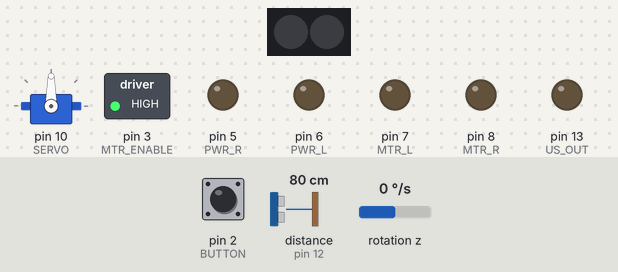
Bench run of a sketch on a simulated Arduino Uno, built with avr-gcc and run on an emulated ATmega328P. Shown: servo, 2 RGB LEDs in strip order, left to right, switched loads named in the sketch (green lamp = pin HIGH), output pins drawn as LEDs (lit = HIGH). Wiring (inferred from the names in the program): MPU-6050 motion sensor at I2C address 0x68. The test bench sets the inputs (shaded band); at power-on: pin 2 (BUTTON) HIGH, distance to the obstacle (sensor on pin 12) 80 cm, rotation z 0 °/s. The echo pulse lasts 58.3 µs per cm; random numbers use the default seed unless the sketch sets one. At 13.5 s the program stops and its outputs stay as they are.

Above: at 0.8 s.
0.9 s: pin 2 (BUTTON) pulled LOW for 0.15 s
At 3.7 s:
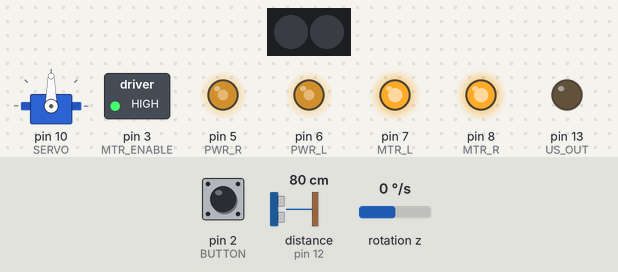
4.0 s: distance to the obstacle (sensor on pin 12) set to 22 cm
5.5 s: distance to the obstacle (sensor on pin 12) set to 19 cm
At 5.6 s:
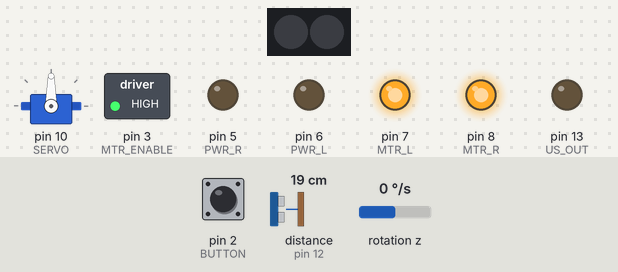
At 6.2 s:
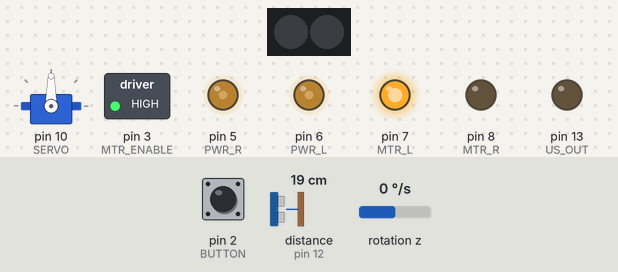
7.2 s: rotation z set to -49 °/s
10.2 s: rotation z set to -54 °/s
Timing chart, 0 to 15.0 s (numbered marks = the images above; inputs shaded):
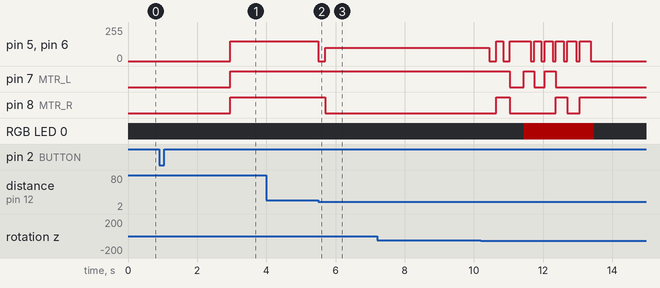

Measured:
- the behaviour switches between 21 and 20 cm on distance to the obstacle (sensor on pin 12) (found by bisection; images 1 and 2)
- after the input at 0.9 s, pin 5 (PWR_R), pin 6 (PWR_L): 0/255 → 150/255 after 2.1 s; pin 7 (MTR_L), pin 8 (MTR_R): LOW → HIGH after 2.1 s
- after the input at 4.0 s, every drawn part: stays the same
- after the input at 5.5 s, pin 5 (PWR_R), pin 6 (PWR_L): 150/255 → 0/255 at once, → 100/255 0.20 s later; pin 8 (MTR_R): HIGH → LOW after 0.20 s
- after the input at 7.2 s, every drawn part: stays the same

The sketch:

sketch_feb4a.ino
```cpp
#include <Wire.h>
#include <FastLED.h>
#include <Servo.h>

// ====== PIN CONSTANT VALUES ======

#define NUM_LEDS 2            // Number of LEDs on your board
#define PIN_RBGLED 4          // LED Pin
#define PWR_R 5               // Right Motor Power
#define PWR_L 6               // Left Motor Power
#define MTR_R 8               // Right Motor Control
#define MTR_L 7               // Left Motor Control
#define SERVO 10              // Servo Motor
#define MTR_ENABLE 3          // Motor Enable Pin
#define US_OUT 13             // Ultrasonic Sensor Input
#define US_IN 12              // Ultrasonic Sensor Output
#define LINE_L A2             // Left Line Tracker
#define LINE_C A1             // Center Line Tracker
#define LINE_R A0             // Right Line Tracker
#define BUTTON 2              // Push Button
#define GYRO 0x68             // Gyro Sensor Address

// ====== PROGRAM CONSTANTS ======
#define SPEED_NORMAL 150
#define SPEED_TURN 100
#define LINE_THRESHOLD 900

// ====== PROGRAM VARIABLES ======
int16_t gyroZ;                // Raw gyro Z-axis reading
float gyroZOffset = 0;        // Calibration offset
float currentAngle = 0;       // Current angle in degrees
unsigned long lastTime = 0;   // Last read time
CRGB leds[NUM_LEDS];          // Current LED Color values
Servo scanServo;              // Servo


void setup() {

  // setup LED
  FastLED.addLeds<NEOPIXEL, PIN_RBGLED>(leds, NUM_LEDS);
  FastLED.setBrightness(50); // 0-255

  // Motor pins
  pinMode(PWR_R, OUTPUT);
  pinMode(PWR_L, OUTPUT);
  pinMode(MTR_L, OUTPUT);
  pinMode(MTR_R, OUTPUT);
  pinMode(MTR_ENABLE, OUTPUT);

  // Ultrasonic sensor pins
  pinMode(US_OUT, OUTPUT);
  pinMode(US_IN, INPUT);

  // Line tracking sensor pins
  pinMode(LINE_L, INPUT);
  pinMode(LINE_C, INPUT);
  pinMode(LINE_R, INPUT);

  // Button pin
  pinMode(BUTTON, INPUT_PULLUP);

  // Enable motor driver
  digitalWrite(MTR_ENABLE, HIGH);

  // Initialize serial communication
  Serial.begin(9600);

  // Initialize Servo motor
  scanServo.attach(SERVO);
  centerServo();   // Center position

  // Wait for button press
  while (digitalRead(BUTTON) == HIGH) {

  }

  delay(500);

  // Initialize Gyro - hard stop if failed
  if (!setupGyro()) {
    ledOn(CRGB::Red);
    while (true);  // Hard stop
  }

  calibrateGyro();

} // FWD
void driveForward(int speed) {
  digitalWrite(MTR_L, HIGH);
  digitalWrite(MTR_R, HIGH);
  analogWrite(PWR_L, speed);
  analogWrite(PWR_R, speed);
}
// BWD
void driveBackward(int speed) {
  digitalWrite(MTR_L, LOW);
  digitalWrite(MTR_R, LOW);
  analogWrite(PWR_L, speed);
  analogWrite(PWR_R, speed);
}
// RGT
void turnRight(int speed) {
  digitalWrite(MTR_L, HIGH);
  digitalWrite(MTR_R, LOW);
  analogWrite(PWR_L, speed);
  analogWrite(PWR_R, speed);
}
// LFT
void turnLeft(int speed) {
  digitalWrite(MTR_L, LOW);
  digitalWrite(MTR_R, HIGH);
  analogWrite(PWR_L, speed);
  analogWrite(PWR_R, speed);
}
// STP
void stopMotors() {
  analogWrite(PWR_L, 0);
  analogWrite(PWR_R, 0);
}

// turns the robot around
void turn180() {
  resetAngle();
  turnRight(SPEED_TURN);

  while (abs(getAngle()) < 160) {
    updateGyroAngle();
  }

  stopMotors();
  delay(200);
}

void angryMovement() {
  for (int i = 0; i < 6; i++) {
    int action = random(0, 3);

    if (action == 0) turnLeft(150);
    if (action == 1) turnRight(150);
    if (action == 2) driveBackward(150);

    delay(random(150, 350));
    stopMotors();
    delay(100);
  }
}

void loop() {
    updateGyroAngle();

    //Move forward
    driveForward(SPEED_NORMAL);

    //Watch for obstacle
    int d = getDistance();
    if (d > 0 && d < 20) {
        stopMotors();
        delay(200);

        //Turn 180 degrees
        turn180();

        //Move forward again
        driveForward(SPEED_NORMAL);
        delay(200);

        //Look for second obstacle
        while (true) {
            updateGyroAngle();
            int d2 = getDistance();

            if (d2 > 0 && d2 < 20) {
                stopMotors();
                delay(200);

                //Move back
                driveBackward(150);
                delay(400);
                stopMotors();

                //LED turns red
                ledOn(CRGB::Red);

                //Angry movements
                angryMovement();

                stopMotors();
                ledOff();

                // End behavior
                while (true); // freeze robot
            }
        }
    }
}

// ====== LED FUNCTIONS ======

void ledOn(CRGB color) {
  leds[0] = color;
  FastLED.show();
}

void ledOff() {
  leds[0] = CRGB::Black;
  FastLED.show();
}

// ===== SERVO FUNCTIONS =====

// Set servo angle (0–180 degrees)
void setServoAngle(int angle) {
  static int lastAngle = -1;
  angle = constrain(angle, 0, 180);

  if (angle != lastAngle) {
    scanServo.write(angle);
    delay(15);  // Allow servo to settle
    lastAngle = angle;
  }
}


// Center the servo
void centerServo() {
  setServoAngle(90);
}


// ====== GYRO FUNCTIONS ======

// Initialize Gyro Sensor
bool setupGyro() {
  Wire.begin();
  Wire.beginTransmission(GYRO);
  Wire.write(0x6B);  // PWR_MGMT_1 register
  Wire.write(0);     // Wake up MPU6050
  byte error = Wire.endTransmission();

  if (error != 0) {
    return false;
  }

  // Configure gyro sensitivity (±250 deg/s)
  Wire.beginTransmission(GYRO);
  Wire.write(0x1B);  // GYRO_CONFIG register
  Wire.write(0x00);  // ±250 deg/s
  Wire.endTransmission();

  lastTime = millis();
  return true;
}

// Calibrate gyro (robot must be stationary!)
void calibrateGyro() {
  delay(500);

  long sum = 0;
  int samples = 100;

  for (int i = 0; i < samples; i++) {
    Wire.beginTransmission(GYRO);
    Wire.write(0x47);  // GYRO_ZOUT_H register
    Wire.endTransmission(false);
    Wire.requestFrom(GYRO, 2, true);

    int16_t gz = Wire.read() << 8 | Wire.read();
    sum += gz;
    delay(10);
  }

  gyroZOffset = sum / samples;
  currentAngle = 0;
}

// Read gyro Z-axis
int16_t readGyroZ() {
  Wire.beginTransmission(GYRO);
  Wire.write(0x47);  // GYRO_ZOUT_H register
  Wire.endTransmission(false);
  Wire.requestFrom(GYRO, 2, true);

  int16_t gz = Wire.read() << 8 | Wire.read();
  return gz;
}

// MUST be called frequently (e.g., every loop iteration)
// Angle accuracy degrades if this is not called often
void updateGyroAngle() {
  unsigned long now = millis();
  float dt = (now - lastTime) / 1000.0;  // Time in seconds
  lastTime = now;

  // Read gyro
  gyroZ = readGyroZ();

  // Convert to degrees per second (sensitivity = 131 for ±250 deg/s)
  // INVERTED THE SIGN HERE to fix direction!
  float gyroRate = -((gyroZ - gyroZOffset) / 131.0);

  // Integrate to get angle
  currentAngle += gyroRate * dt;

  // Keep angle in range -180 to +180
  if (currentAngle > 180) currentAngle -= 360;
  if (currentAngle < -180) currentAngle += 360;
}

// Reset angle to zero
void resetAngle() {
  currentAngle = 0;
}

// Get current angle
float getAngle() {
  return currentAngle;
}

// ===== ULTRASONIC SENSOR FUNCTIONS =====

// Returns distance in centimeters, or 0 if invalid
int getDistance() {
  int validReading = 0;
  int attempts = 0;

  while (validReading == 0 && attempts < 3) {
    if (attempts > 0) delay(60);  // Only delay on retries

    digitalWrite(US_OUT, LOW);
    delayMicroseconds(2);
    digitalWrite(US_OUT, HIGH);
    delayMicroseconds(10);
    digitalWrite(US_OUT, LOW);

    long duration = pulseIn(US_IN, HIGH, 30000);
    int distance = duration * 0.034 / 2;

    if (duration > 0 && distance <= 200) {
      validReading = distance;
    }

    attempts++;
  }

  return validReading;
}
```
